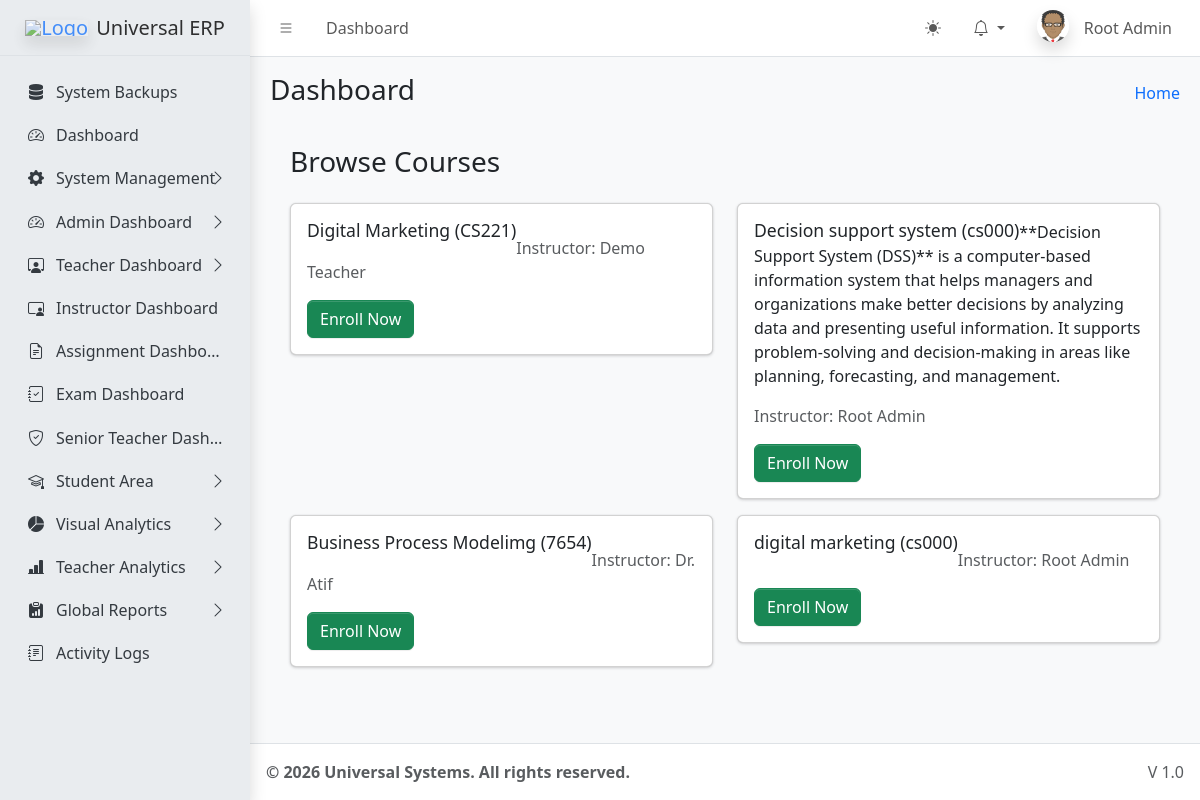
The app's page /dashboards/student/browse_courses.php (signed in) with its own data.
### tables this page shows
CREATE TABLE `sys_pages` (
  `id` int(11) NOT NULL,
  `parent_id` int(11) DEFAULT 0,
  `page_name` varchar(100) NOT NULL,
  `page_url` varchar(255) DEFAULT '#',
  `icon_class` varchar(50) DEFAULT 'bi bi-circle',
  `sort_order` int(11) DEFAULT 0
);

CREATE TABLE `courses` (
  `id` int(11) NOT NULL,
  `teacher_id` int(11) NOT NULL,
  `course_code` varchar(50) DEFAULT NULL,
  `title` varchar(255) NOT NULL,
  `description` text DEFAULT NULL,
  `created_at` timestamp NOT NULL DEFAULT current_timestamp()
);

CREATE TABLE `users` (
  `id` int(11) NOT NULL,
  `name` varchar(100) NOT NULL,
  `email` varchar(100) NOT NULL,
  `password` varchar(255) NOT NULL,
  `role` varchar(50) NOT NULL,
  `identity_no` varchar(50) DEFAULT NULL,
  `registration_no` varchar(50) DEFAULT NULL,
  `is_active` tinyint(1) DEFAULT 1,
  `created_at` timestamp NOT NULL DEFAULT current_timestamp()
);

### dashboards/student/browse_courses.php (the view, shortened to what this page needs)
<?php
require_once '../../core/db.php';
require_once '../../includes/header.php';
$student_id = $_SESSION['user_id'];
$sql = "SELECT c.*, u.name as teacher_name
        FROM courses c
        JOIN users u ON c.teacher_id = u.id
        WHERE c.id NOT IN (SELECT course_id FROM enrollments WHERE student_id = ?)";
$stmt = $pdo->prepare($sql);
$stmt->execute([$student_id]);
$available_courses = $stmt->fetchAll();
?>
<div class="app-content-header">
    <div class="container-fluid">
        <div class="row">
            <div class="col-sm-6"><h3>Browse Courses</h3></div>
        </div>
    </div>
</div>
<div class="app-content">
    <div class="container-fluid">
        <div class="row">
            <?php foreach($available_courses as $c): ?>
            <div class="col-md-6 mb-3">
                <div class="card">
                    <div class="card-body">
                        <h5 class="card-title"><?= htmlspecialchars($c['title']) ?> (<?= htmlspecialchars($c['course_code']) ?>)</h5>
                        <p class="card-text"><?= htmlspecialchars($c['description']) ?></p>
                        <p class="text-muted">Instructor: <?= htmlspecialchars($c['teacher_name']) ?></p>
                        <form method="post">
                            <button type="submit" name="enroll" class="btn btn-success">Enroll Now</button>
                        </form>
                    </div>
                </div>
            </div>
            <?php endforeach; ?>
        </div>
    </div>
</div>
<?php require_once '../../includes/footer.php'; ?>

### includes/sidebar.php (shortened to what this page needs)
<aside class="app-sidebar bg-body-secondary shadow">
    <div class="sidebar-brand">
        <a href="<?= BASE_URL ?>index.php" class="brand-link">
            <img src="<?= $settings['system_logo'] ?>" alt="Logo" class="brand-image opacity-75 shadow">
            <span class="brand-text fw-light"><?= $settings['system_name'] ?></span>
        </a>
    </div>
    <div class="sidebar-wrapper">
        <nav class="mt-2">
            <ul class="nav sidebar-menu flex-column" data-lte-toggle="treeview" role="menu" data-accordion="false">
                <?php
                function buildMenu($pdo, $parentId = 0, $userRole, $currentUrl)
                {
                    $sql = "
                        SELECT p.* FROM sys_pages p
                        JOIN role_access ra ON p.id = ra.page_id
                        WHERE p.parent_id = ? AND ra.role_key = ?
                        ORDER BY p.sort_order ASC
                    ";
                    $stmt = $pdo->prepare($sql);
                    $stmt->execute([$parentId, $userRole]);
                    $items = $stmt->fetchAll();
                    foreach ($items as $item) {
                        $childStmt = $pdo->prepare("SELECT COUNT(*) FROM sys_pages WHERE parent_id = ?");
                        $childStmt->execute([$item['id']]);
                        $hasChildren = $childStmt->fetchColumn() > 0;
                        $isActive = (strpos($currentUrl, $item['page_url']) !== false && $item['page_url'] !== '#');
                        $menuOpen = $isActive ? 'menu-open' : '';
                        $activeClass = $isActive ? 'active' : '';
                        echo '<li class="nav-item ' . $menuOpen . '">';
                        echo '<a href="' . ($hasChildren ? '#' : BASE_URL . $item['page_url']) . '" class="nav-link ' . $activeClass . '">';
                        echo '<i class="nav-icon ' . $item['icon_class'] . '"></i>';
                        echo '<p>' . htmlspecialchars($item['page_name']);
                        if ($hasChildren) {
                            echo '<i class="nav-arrow bi bi-chevron-right"></i>';
                        }
                        echo '</p></a>';
                        if ($hasChildren) {
                            buildMenu($pdo, $item['id'], $userRole, $currentUrl);
                        }
                        echo '</li>';
                    }
                }
                $cur = substr($_SERVER['SCRIPT_NAME'], strlen('/universal/'));
                buildMenu($pdo, 0, $_SESSION['role'], $cur);
                ?>
            </ul>
        </nav>
    </div>
</aside>

### records on screen
sys_pages: page_name "System Backups"
sys_pages: page_name "Dashboard"
sys_pages: page_name "System Management"
sys_pages: page_name "Admin Dashboard"
sys_pages: page_name "Teacher Dashboard"
sys_pages: page_name "Instructor Dashboard"
sys_pages: page_name "Assignment Dashbo…"
sys_pages: page_name "Exam Dashboard"
sys_pages: page_name "Senior Teacher Dash…"
sys_pages: page_name "Student Area"
sys_pages: page_name "Visual Analytics"
sys_pages: page_name "Teacher Analytics"
sys_pages: page_name "Global Reports"
sys_pages: page_name "Activity Logs"
courses: title "Digital Marketing", course_code "CS221", users.name "Demo Teacher"
courses: title "Decision support system", course_code "cs000", description "**Decision Support System (DSS)** is a computer-based information system that helps managers and organizations make better decisions by analyzing data and presenting useful information. It supports problem-solving and decision-making in areas like planning, forecasting, and management.", users.name "Root Admin"
courses: title "Business Process Modelimg", course_code "7654", users.name "Dr. Atif"
courses: title "digital marketing", course_code "cs000", users.name "Root Admin"

### other values on screen
$pageTitle "Dashboard"
$_SESSION['name'] "Root Admin"
$settings['system_name'] "Universal ERP"
$settings['footer_text'] "© 2026 Universal Systems. All rights reserved."
